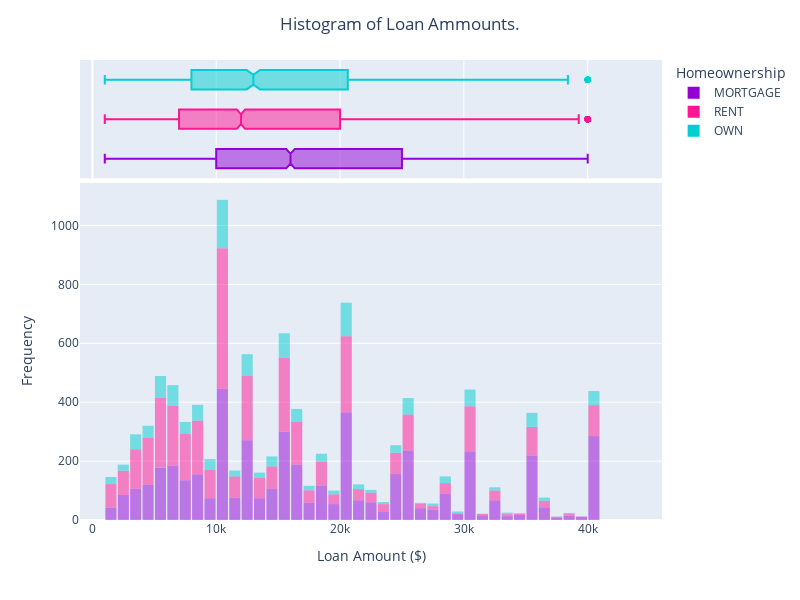

The notebook cell saved with this chart:
### Markdown cell above
**Problem 1** Create a histogram of your own! Try making a histogram of one of the other pieces of numerical data. Make it as fancy as you want. Include some categorical information. Do you learn anything from your graph? If so what?

### Code cell
# Your code here
fig = px.histogram(DF,
                   nbins=67,
                   x='loan_amount',
                   color='homeownership',
                   opacity=0.5,
                   color_discrete_map={'MORTGAGE': 'darkviolet', 
                                       'RENT': 'deeppink', 
                                       'OWN': 'darkturquoise'},
                   marginal="box"
                   )

fig.update_layout(bargap=0.1,
                  title='Histogram of Loan Ammounts.',
                  title_x=0.5,
                  xaxis={'range':[-1000, 46000]},
                  xaxis_title="Loan Amount ($)",
                  yaxis_title="Frequency",
                  legend_title="Homeownership",
                  autosize=False,
                  width=800,
                  height=600)
fig.show()

### Figure 1 — Plotly figure (JSON) as saved in the notebook; plotly's stock layout.template omitted (floating-point values rounded to 4 significant figures; data arrays with more than 128 entries replaced by an {"elided": "..."} marker saying what was removed)
{"data": [{"bingroup": "x", "hovertemplate": "homeownership=MORTGAGE<br>loan_amount=%{x}<br>count=%{y}<extra></extra>", "legendgroup": "MORTGAGE", "marker": {"color": "darkviolet", "opacity": 0.5, "pattern": {"shape": ""}}, "name": "MORTGAGE", "nbinsx": 67, "orientation": "v", "showlegend": true, "type": "histogram", "x": {"elided": "4789 int values"}, "xaxis": "x", "yaxis": "y"}, {"hovertemplate": "homeownership=MORTGAGE<br>loan_amount=%{x}<extra></extra>", "legendgroup": "MORTGAGE", "marker": {"color": "darkviolet"}, "name": "MORTGAGE", "notched": true, "showlegend": false, "type": "box", "x": {"elided": "4789 int values"}, "xaxis": "x2", "yaxis": "y2"}, {"bingroup": "x", "hovertemplate": "homeownership=RENT<br>loan_amount=%{x}<br>count=%{y}<extra></extra>", "legendgroup": "RENT", "marker": {"color": "deeppink", "opacity": 0.5, "pattern": {"shape": ""}}, "name": "RENT", "nbinsx": 67, "orientation": "v", "showlegend": true, "type": "histogram", "x": {"elided": "3858 int values"}, "xaxis": "x", "yaxis": "y"}, {"hovertemplate": "homeownership=RENT<br>loan_amount=%{x}<extra></extra>", "legendgroup": "RENT", "marker": {"color": "deeppink"}, "name": "RENT", "notched": true, "showlegend": false, "type": "box", "x": {"elided": "3858 int values"}, "xaxis": "x2", "yaxis": "y2"}, {"bingroup": "x", "hovertemplate": "homeownership=OWN<br>loan_amount=%{x}<br>count=%{y}<extra></extra>", "legendgroup": "OWN", "marker": {"color": "darkturquoise", "opacity": 0.5, "pattern": {"shape": ""}}, "name": "OWN", "nbinsx": 67, "orientation": "v", "showlegend": true, "type": "histogram", "x": {"elided": "1353 int values"}, "xaxis": "x", "yaxis": "y"}, {"hovertemplate": "homeownership=OWN<br>loan_amount=%{x}<extra></extra>", "legendgroup": "OWN", "marker": {"color": "darkturquoise"}, "name": "OWN", "notched": true, "showlegend": false, "type": "box", "x": {"elided": "1353 int values"}, "xaxis": "x2", "yaxis": "y2"}], "layout": {"autosize": false, "bargap": 0.1, "barmode": "relative", "height": 600, "legend": {"title": {"text": "Homeownership"}, "tracegroupgap": 0}, "margin": {"t": 60}, "title": {"text": "Histogram of Loan Ammounts.", "x": 0.5}, "width": 800, "xaxis": {"anchor": "y", "domain": [0, 1], "range": [-1000, 46000], "title": {"text": "Loan Amount ($)"}}, "xaxis2": {"anchor": "y2", "domain": [0, 1], "matches": "x", "showgrid": true, "showticklabels": false}, "yaxis": {"anchor": "x", "domain": [0, 0.7326], "title": {"text": "Frequency"}}, "yaxis2": {"anchor": "x2", "domain": [0.7426, 1], "matches": "y2", "showgrid": false, "showline": false, "showticklabels": false, "ticks": ""}}}
